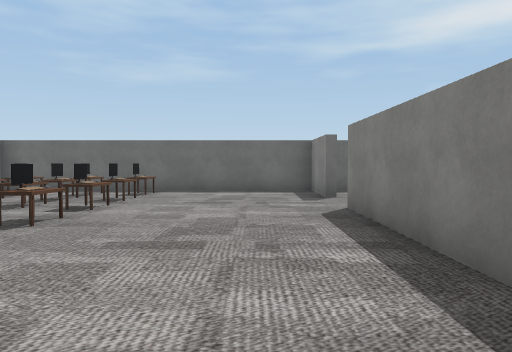
View 1 (above)

23 first-person views from a walk through a 3-D level made in the Unity game engine. The camera is 1.4 m above the floor, tilts 2° down and sees 70° across. The floor is counted in squares, 1.8 m on a side. Each view is taken from the middle of a square. On the plan, view 1 faces up. The plan holds only what a view shows up to about 12 squares ahead; the rest is blank. The player character is not drawn. Some animated figures are not drawn. Some surface patterns are stand-ins.

View 2
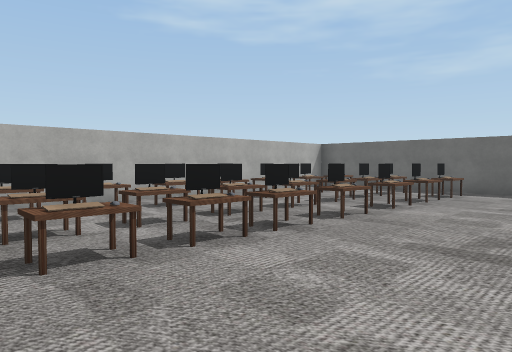

View 3
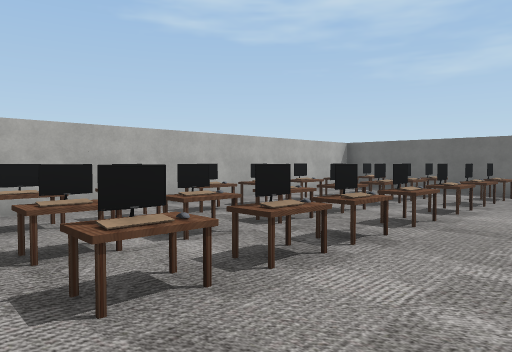

View 4
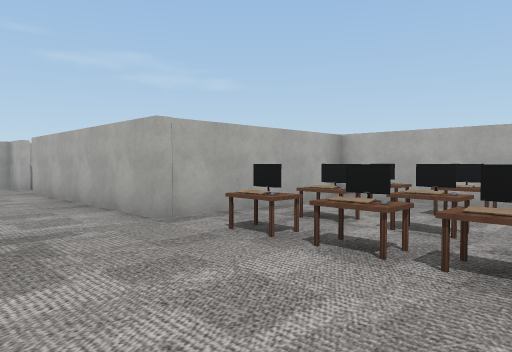

View 5
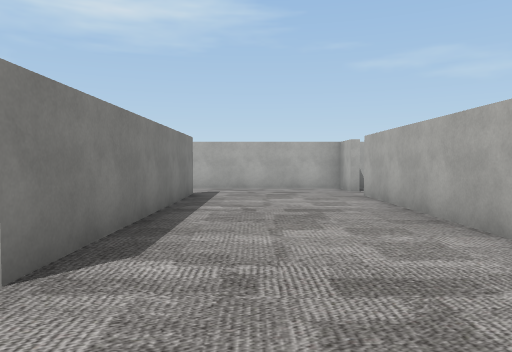

View 6
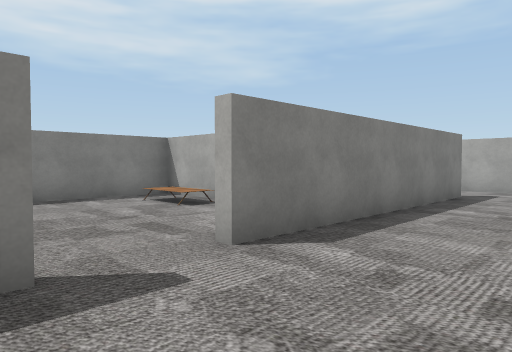

View 7
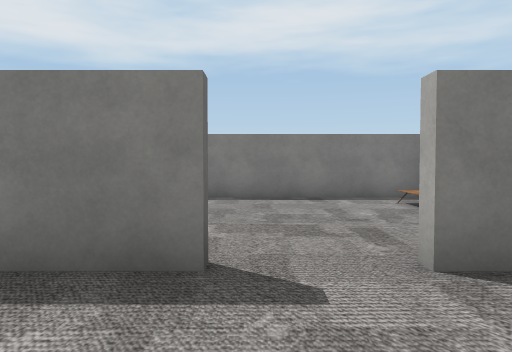

View 8
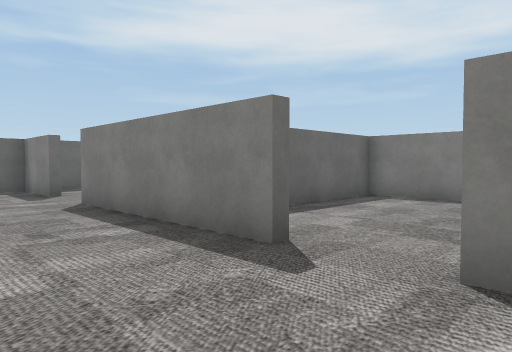

View 9
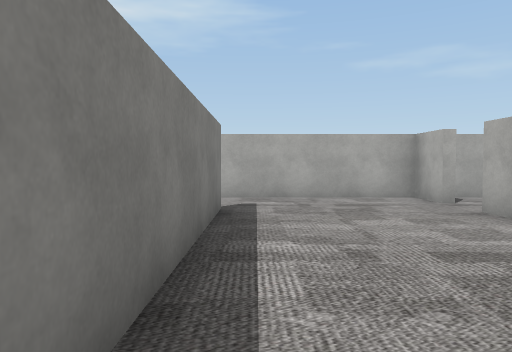

View 10
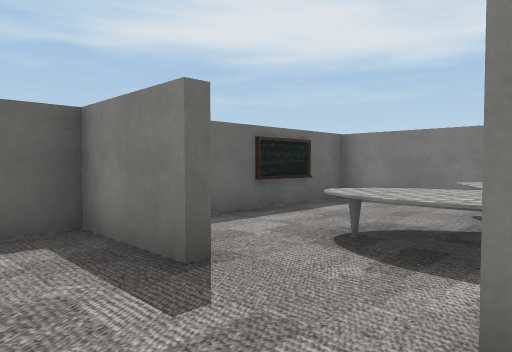

View 11
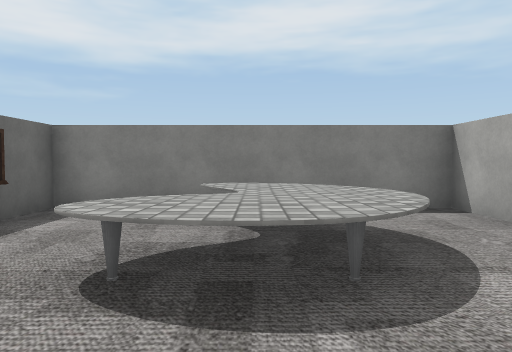

View 12
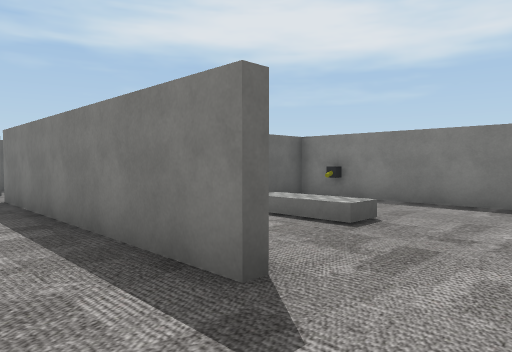

View 13
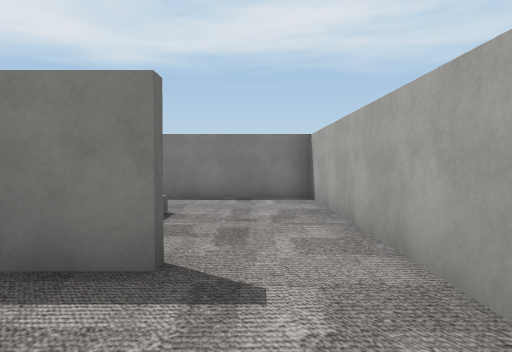

View 14
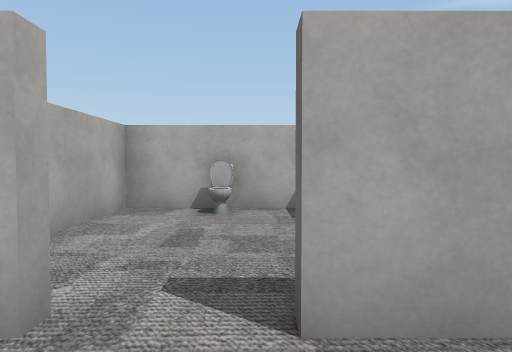

View 15
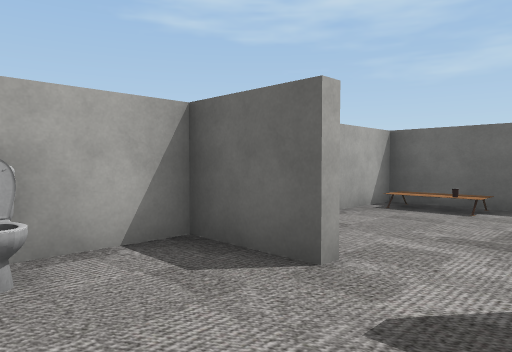

View 16
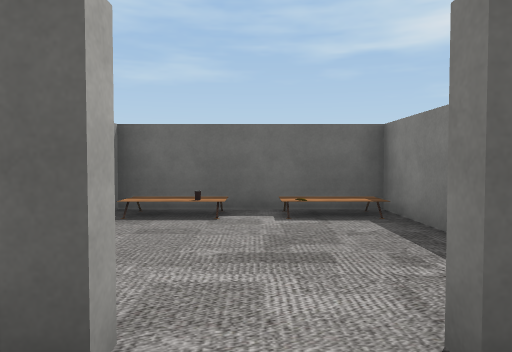

View 17
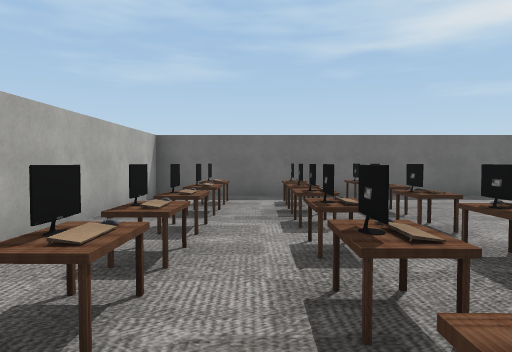

View 18
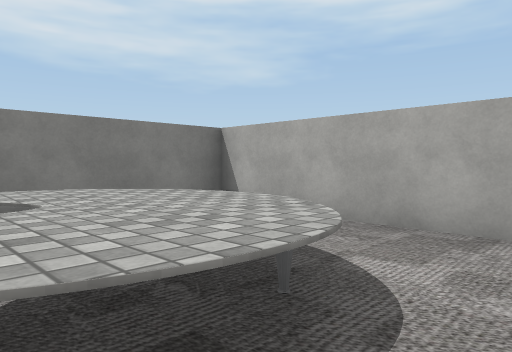

View 19
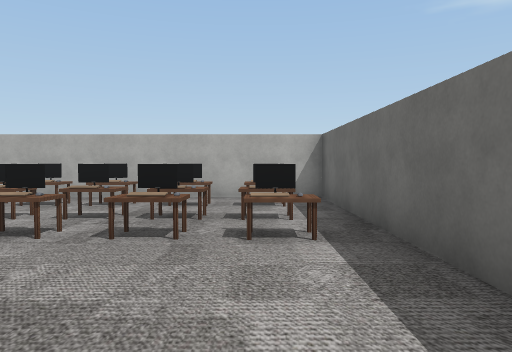

View 20
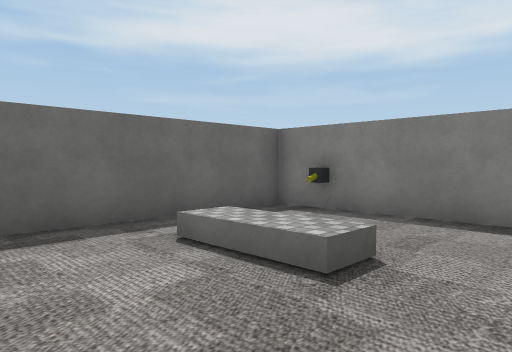

View 21
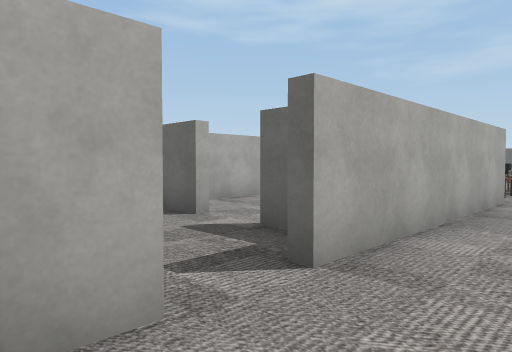

View 22
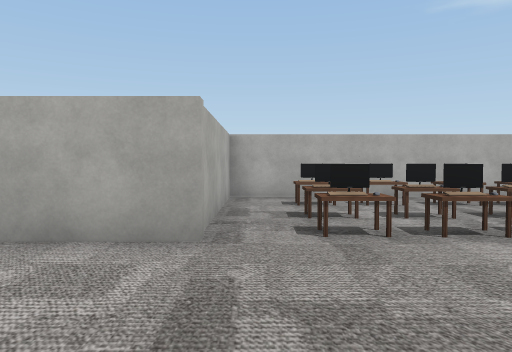

View 23
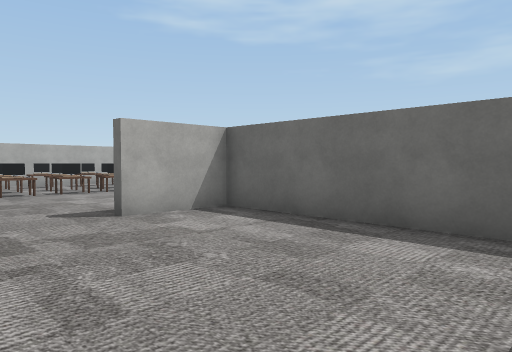

### Floor plan
Ten units are one square. View 1 is at (0, 0); x grows to the right and y downward. Boxes are objects, and circles mark ways between rooms. Rooms are numbered by the first view taken in them; rooms with no view inside come last. Other rooms are left out.
<svg viewBox="-80 -110 160 208">
<path fill="none" stroke="#000" d="M16 -12 16 -64M-38 57 -42 57M-55 57 -73 57 -73 93 -31 93M16 -82 16 -105 -73 -105 -73 6 -26 6 -26 69M-26 80 -26 93 26 93M16 74 16 2M54 31 73 31 73 -34 19 -34 19 -14M26 93 73 93 73 33 28 33M28 -36 73 -36 73 -105 22 -105M-28 30 -28 8 -73 8 -73 41"/>
<rect x="-75" y="75" width="10" height="10" fill="#bbb"><title>toilet</title></rect>
<rect x="-75" y="-45" width="10" height="10" fill="#bbb"><title>other object</title></rect>
<rect x="-75" y="-55" width="10" height="10" fill="#bbb"><title>desk</title></rect>
<rect x="-75" y="-85" width="10" height="10" fill="#bbb"><title>other object</title></rect>
<rect x="-65" y="-5" width="10" height="10" fill="#bbb"><title>other object</title></rect>
<rect x="-65" y="-15" width="10" height="10" fill="#bbb"><title>desk</title></rect>
<rect x="-65" y="-25" width="10" height="10" fill="#bbb"><title>desk</title></rect>
<rect x="-65" y="-35" width="10" height="10" fill="#bbb"><title>other object</title></rect>
<rect x="-65" y="-45" width="10" height="10" fill="#bbb"><title>desk</title></rect>
<rect x="-65" y="-55" width="10" height="10" fill="#bbb"><title>other object</title></rect>
<rect x="-65" y="-65" width="10" height="10" fill="#bbb"><title>other object</title></rect>
<rect x="-65" y="-75" width="10" height="10" fill="#bbb"><title>desk</title></rect>
<rect x="-65" y="-85" width="10" height="10" fill="#bbb"><title>desk</title></rect>
<rect x="-65" y="-95" width="10" height="10" fill="#bbb"><title>desk</title></rect>
<rect x="-65" y="-105" width="10" height="10" fill="#bbb"><title>other object</title></rect>
<rect x="-55" y="-45" width="10" height="10" fill="#bbb"><title>other object</title></rect>
<rect x="-55" y="-75" width="10" height="10" fill="#bbb"><title>other object</title></rect>
<rect x="-55" y="-85" width="10" height="10" fill="#bbb"><title>desk</title></rect>
<rect x="-45" y="-5" width="10" height="10" fill="#bbb"><title>desk</title></rect>
<rect x="-45" y="-15" width="10" height="10" fill="#bbb"><title>other object</title></rect>
<rect x="-45" y="-25" width="10" height="10" fill="#bbb"><title>desk</title></rect>
<rect x="-45" y="-35" width="10" height="10" fill="#bbb"><title>other object</title></rect>
<rect x="-45" y="-45" width="10" height="10" fill="#bbb"><title>desk</title></rect>
<rect x="-45" y="-55" width="10" height="10" fill="#bbb"><title>desk</title></rect>
<rect x="-45" y="-65" width="10" height="10" fill="#bbb"><title>other object</title></rect>
<rect x="-45" y="-75" width="10" height="10" fill="#bbb"><title>desk</title></rect>
<rect x="-45" y="-85" width="10" height="10" fill="#bbb"><title>other object</title></rect>
<rect x="-45" y="-95" width="10" height="10" fill="#bbb"><title>other object</title></rect>
<rect x="-45" y="-105" width="10" height="10" fill="#bbb"><title>desk</title></rect>
<rect x="-35" y="-5" width="10" height="10" fill="#bbb"><title>desk</title></rect>
<rect x="-35" y="-15" width="10" height="10" fill="#bbb"><title>other object</title></rect>
<rect x="-35" y="-25" width="10" height="10" fill="#bbb"><title>desk</title></rect>
<rect x="-35" y="-35" width="10" height="10" fill="#bbb"><title>desk</title></rect>
<rect x="-35" y="-45" width="10" height="10" fill="#bbb"><title>other object</title></rect>
<rect x="-35" y="-55" width="10" height="10" fill="#bbb"><title>desk</title></rect>
<rect x="-35" y="-65" width="10" height="10" fill="#bbb"><title>other object</title></rect>
<rect x="-35" y="-75" width="10" height="10" fill="#bbb"><title>desk</title></rect>
<rect x="-35" y="-85" width="10" height="10" fill="#bbb"><title>desk</title></rect>
<rect x="-35" y="-95" width="10" height="10" fill="#bbb"><title>other object</title></rect>
<rect x="-35" y="-105" width="10" height="10" fill="#bbb"><title>desk</title></rect>
<rect x="-25" y="-55" width="10" height="10" fill="#bbb"><title>other object</title></rect>
<rect x="-25" y="-85" width="10" height="10" fill="#bbb"><title>other object</title></rect>
<rect x="65" y="35" width="10" height="10" fill="#bbb"><title>other object</title></rect>
<rect x="25" y="-85" width="40" height="30" fill="#bbb"><title>other object</title></rect>
<rect x="-45" y="15" width="10" height="10" fill="#bbb"><title>other object</title></rect>
<circle cx="20" cy="-5" r="3" fill="#2a7"/>
<circle cx="20" cy="85" r="3" fill="#2a7"/>
<circle cx="20" cy="-75" r="3" fill="#2a7"/>
<circle cx="-50" cy="60" r="3" fill="#2a7"/>
<text x="-20" y="-10">1</text>
<text x="50" y="0">2</text>
<text x="50" y="60">3</text>
<text x="50" y="-70">4</text>
<text x="-50" y="40">5</text>
</svg>
Room 1 opens to room 2. Room 1 opens to room 3. Room 1 opens to room 4. Room 1 opens to room 5.

Where each view was taken, in squares from view 1:
view 1: 0 up, 0 right, facing up
view 2: 0 up, 0 right, facing up-left
view 3: 0 up, 1 left, facing up-left
view 4: 4 up, 0 right, facing down-left
view 5: 2 up, 0 right, facing down
view 6: 2 up, 1 left, facing down-right
view 7: 1 up, 1 left, facing right
view 8: 1 down, 1 left, facing up-right
view 9: 1 down, 1 right, facing down
view 10: 6 up, 0 right, facing up-right
view 11: 7 up, 1 right, facing right
view 12: 9 down, 0 right, facing up-right
view 13: 8 down, 1 left, facing right
view 14: 7 down, 1 left, facing left
view 15: 8 down, 4 left, facing up-left
view 16: 7 down, 5 left, facing up
view 17: 2 up, 5 left, facing up
view 18: 8 up, 2 right, facing down-right
view 19: 9 up, 1 right, facing left
view 20: 8 down, 2 right, facing up-right
view 21: 9 down, 1 left, facing up-left
view 22: 0 up, 1 right, facing left
view 23: 1 down, 7 right, facing up-left
